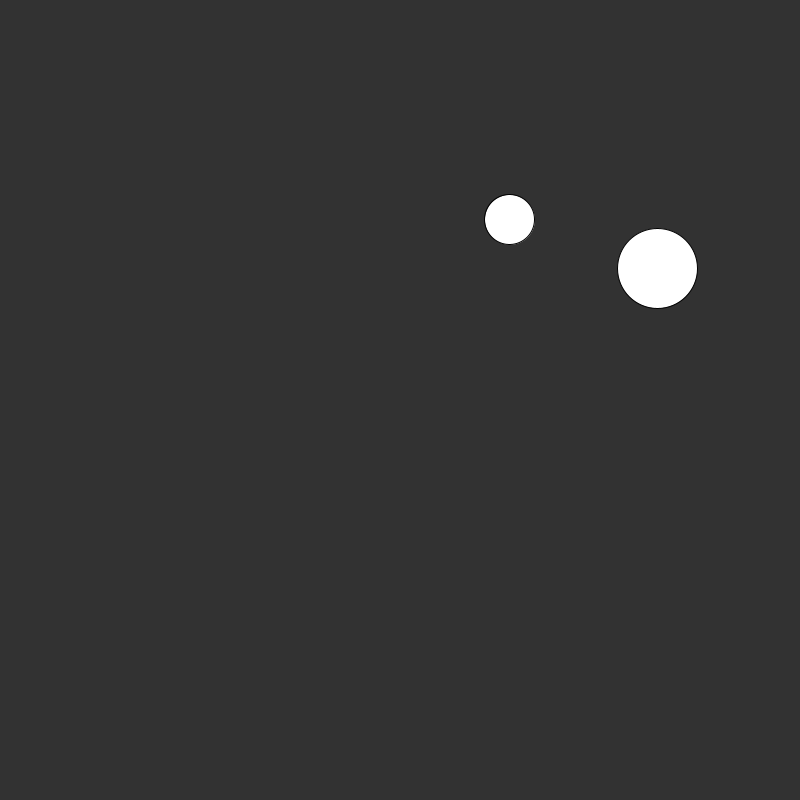
Frame 1 (no input)
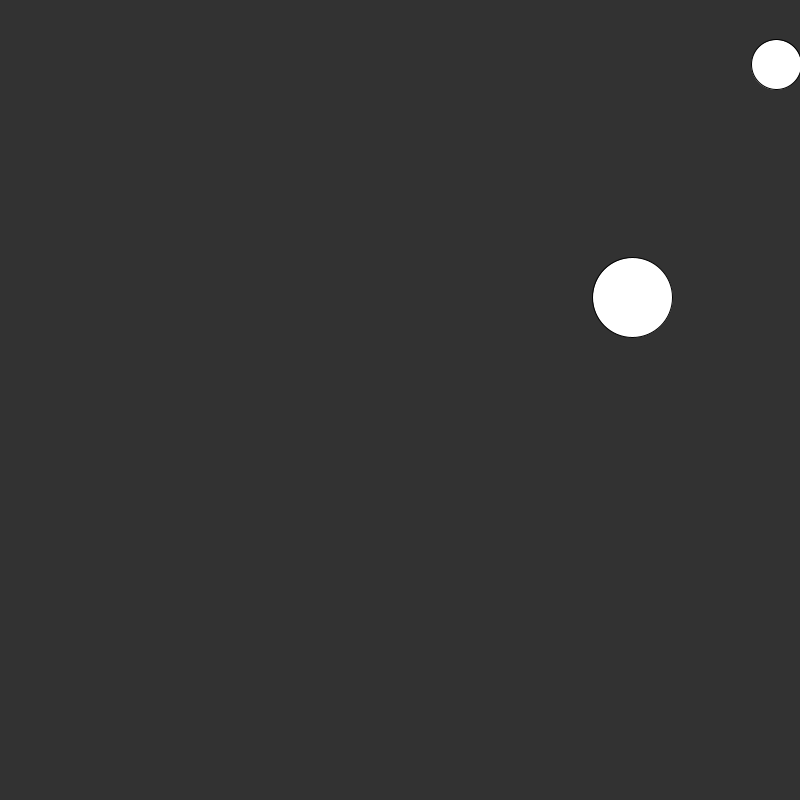
Frame 60 (the mouse pressed at the canvas centre just before this capture)
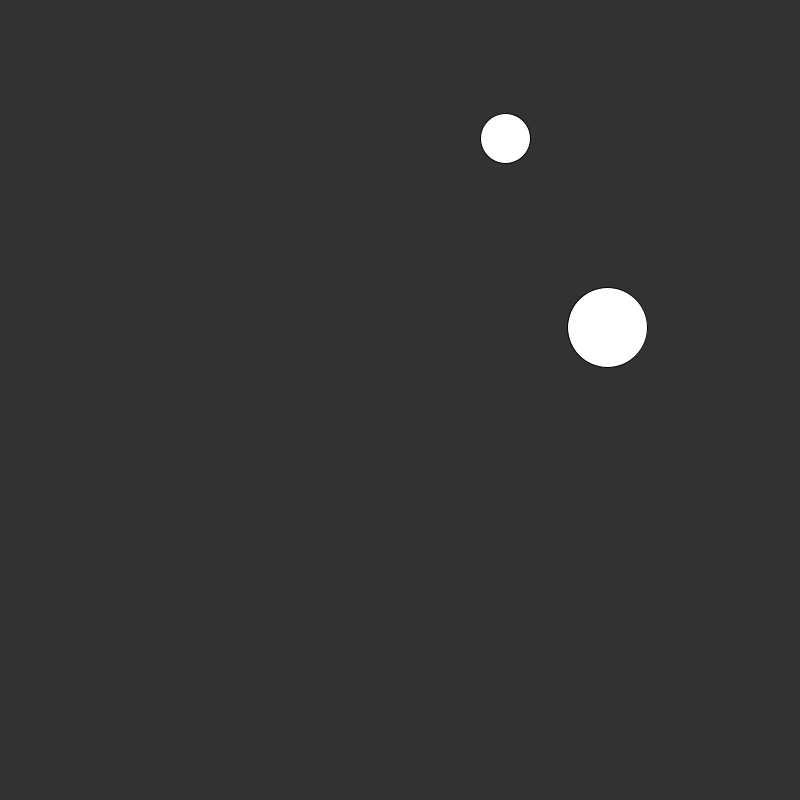
Frame 120 (the mouse held since frame 60 and released just before this capture)

The Processing sketch that drew these frames (run headless with seeded random() and noise(); from frame 60 on, the mouse is pressed at the canvas centre):

// Processing sketch: week2_1
// ── week2_1.pde
//variables for ball1
float ball1x, ball1y;
float b1sx, b1sy;
int ball1Size;

//variables for ball2
float ball2x, ball2y;
float b2sx, b2sy;
int ball2Size;

void setup(){
  size(800,800);
  
  //values for ball 1
  ball1Size = 50;
  ball1x = random(ball1Size/2, width-ball1Size/2);
  ball1y = random(ball1Size/2, height-ball1Size/2);
  b1sx = random(-5,5);
  b1sy = random(-5,5);
  
  //values for ball 2
  ball2Size = 80;
  ball2x = random(ball2Size/2, width-ball2Size/2);
  ball2y = random(ball2Size/2, height-ball2Size/2);
  b2sx = random(-5,5);
  b2sy = random(-5,5);
}

void draw(){
  background(50);
  
  //draw ball 1
  ellipse(ball1x, ball1y, ball1Size, ball1Size);
  
  //draw ball 2
  ellipse(ball2x, ball2y, ball2Size, ball2Size);
  
  //update positions of ball 1
  ball1x = ball1x + b1sx;
  ball1y = ball1y + b1sy;
  
  //update positions of ball 2
  ball2x = ball2x + b2sx;
  ball2y = ball2y + b2sy;
  
  //check for collisions with walls ball 1
  if(ball1x >= width-ball1Size/2 || ball1x <= ball1Size/2){
    b1sx = b1sx*-1;
  }
  
  if(ball1y >= height-ball1Size/2 || ball1y <= ball1Size/2){
    b1sy = b1sy*-1;
  }
  
  //check for collisions with walls ball 2
  if(ball2x >= width-ball2Size/2 || ball2x <= ball2Size/2){
    b2sx = b2sx*-1;
  }
  
  if(ball2y >= height-ball2Size/2 || ball2y <= ball2Size/2){
    b2sy = b2sy*-1;
  }
  
}
